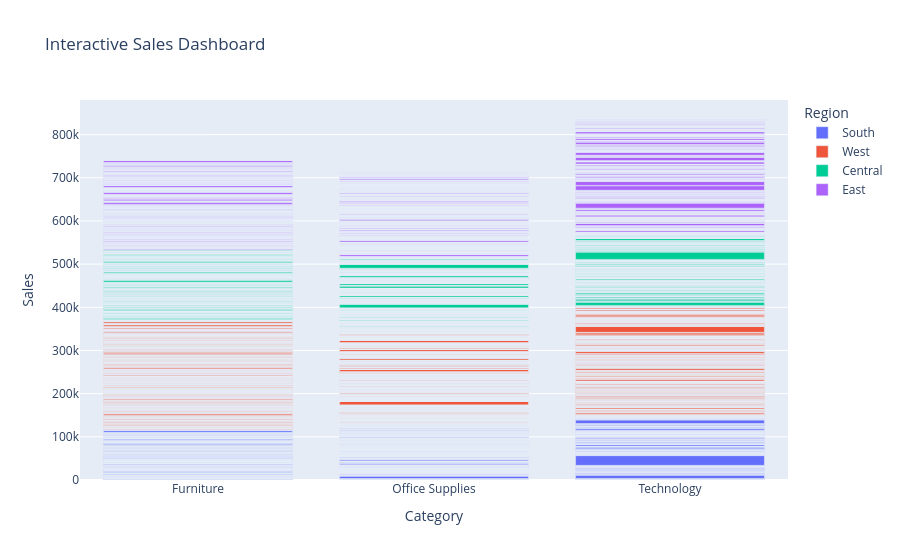

This figure's notebook cell:
### Code cell
fig = px.bar(df, x='Category', y='Sales', color='Region', title='Interactive Sales Dashboard')
fig.show()

### Figure 1 — Plotly figure (JSON) as saved in the notebook; plotly's stock layout.template omitted (floating-point values rounded to 4 significant figures; data arrays with more than 128 entries replaced by an {"elided": "..."} marker saying what was removed)
{"data": [{"hovertemplate": "Region=South<br>Category=%{x}<br>Sales=%{y}<extra></extra>", "legendgroup": "South", "marker": {"color": "#636efa", "pattern": {"shape": ""}}, "name": "South", "orientation": "v", "showlegend": true, "textposition": "auto", "type": "bar", "x": {"elided": "1620 str values"}, "xaxis": "x", "y": {"elided": "1620 float values"}, "yaxis": "y"}, {"hovertemplate": "Region=West<br>Category=%{x}<br>Sales=%{y}<extra></extra>", "legendgroup": "West", "marker": {"color": "#EF553B", "pattern": {"shape": ""}}, "name": "West", "orientation": "v", "showlegend": true, "textposition": "auto", "type": "bar", "x": {"elided": "3203 str values"}, "xaxis": "x", "y": {"elided": "3203 float values"}, "yaxis": "y"}, {"hovertemplate": "Region=Central<br>Category=%{x}<br>Sales=%{y}<extra></extra>", "legendgroup": "Central", "marker": {"color": "#00cc96", "pattern": {"shape": ""}}, "name": "Central", "orientation": "v", "showlegend": true, "textposition": "auto", "type": "bar", "x": {"elided": "2323 str values"}, "xaxis": "x", "y": {"elided": "2323 float values"}, "yaxis": "y"}, {"hovertemplate": "Region=East<br>Category=%{x}<br>Sales=%{y}<extra></extra>", "legendgroup": "East", "marker": {"color": "#ab63fa", "pattern": {"shape": ""}}, "name": "East", "orientation": "v", "showlegend": true, "textposition": "auto", "type": "bar", "x": {"elided": "2848 str values"}, "xaxis": "x", "y": {"elided": "2848 float values"}, "yaxis": "y"}], "layout": {"barmode": "relative", "legend": {"title": {"text": "Region"}, "tracegroupgap": 0}, "title": {"text": "Interactive Sales Dashboard"}, "xaxis": {"anchor": "y", "domain": [0, 1], "title": {"text": "Category"}}, "yaxis": {"anchor": "x", "domain": [0, 1], "title": {"text": "Sales"}}}}
